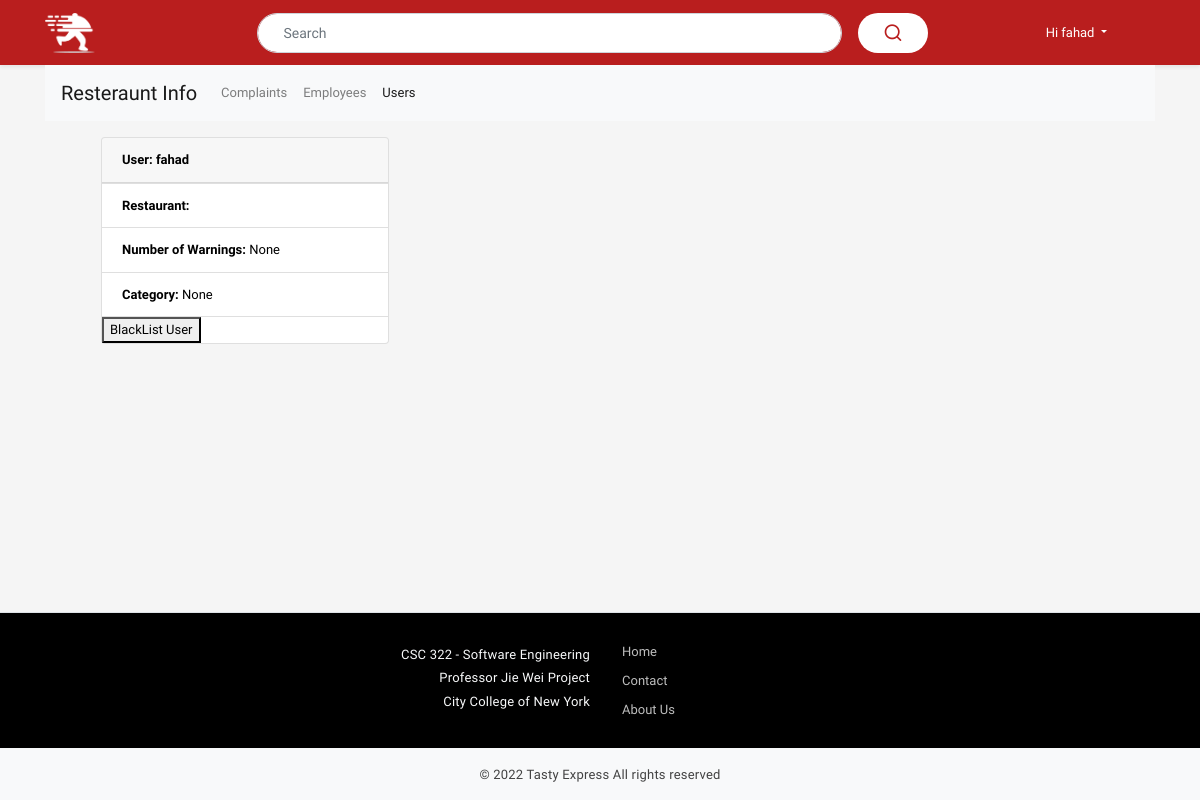
Page /manager_users.html (signed in) on the earlier database version.
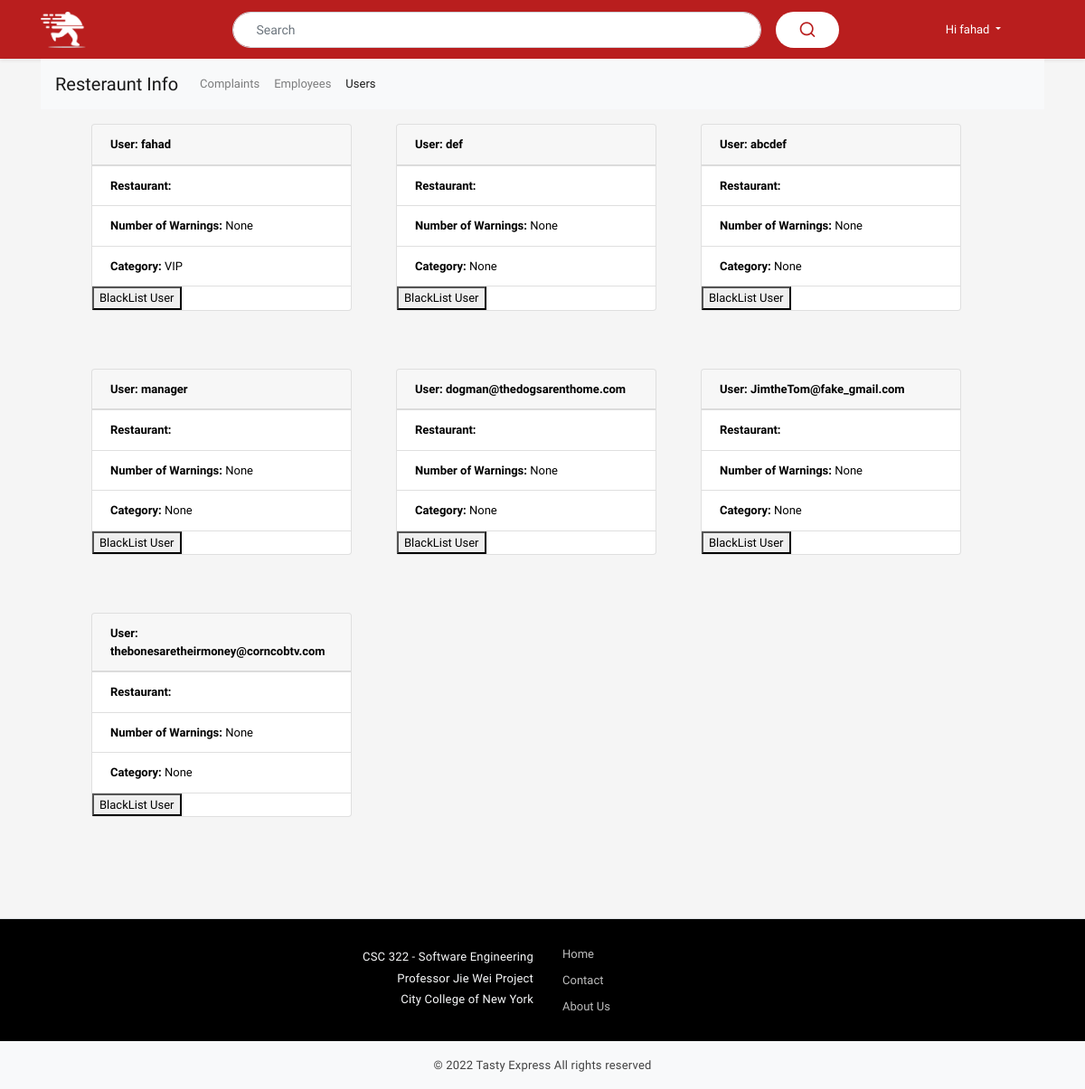
Same page on the later database version.
### server.py (models this page shows)
class user(UserMixin,db.Model):
    id = db.Column(db.Integer, primary_key=True)
    email = db.Column(db.String(120))
    name = db.Column(db.String(120))
    password = db.Column(db.String(80))
    address = db.Column(db.String(80))
    phone_number = db.Column(db.String(80))
    numWarnings = db.Column(db.Integer)
    category = db.Column(db.String(80))

### server.py (the view)
@app.route("/manager_users.html")
def manager_users_page():
    table = user.query.all()
    return render_template("manager_users.html", users = table)

### server.py (called while the page is built)
@login_manager.user_loader
def load_user(user_id):
    return user.query.get(int(user_id))

@app.context_processor
def base():
    return dict(account_type=session['account_type'],
                user_first_name=session['user_first_name'])

### templates/manager_users.html (shortened to what this page needs)
<!doctype html>
{% extends 'base.html' %}
{% block content %}
<div class="container">
  <div id="navbar">
  <nav class="navbar navbar-expand-lg navbar-light bg-light">
    <a class="navbar-brand" href="#">Resteraunt Info</a>
    <div class="collapse navbar-collapse" id="navbarNavDropdown">
      <ul class="navbar-nav">
        <li class="nav-item">
          <a class="nav-link" href="manager.html" id="nav-complaints"> Complaints </a>
        </li>
        <li class="nav-item">
          <a class="nav-link" href="manager_employees.html" id="nav-employees"> Employees </a>
        </li>
        <li class="nav-item active">
          <a class="nav-link" href="manager_users.html" id="nav-users" > Users <span class="sr-only">(current)</span></a>
        </li>
      </ul>
    </div>
  </nav>
</div>
</div>
 <div class="container">
     <div class="container mt-3">
       <div class="row">
         {% for user in users %}
           <div class="card-deck">
               <div class="card" style="width: 18rem;
                                        margin-left: 4rem;
                                        margin-bottom: 4rem;">
                 <div class="card-header">
                   <b>User: {{user['name']}}</b>
                 </div>
                 <ul class="list-group list-group-flush">
                   <li class="list-group-item"><b>Restaurant: </b>{{user['restaurant_name']}}</li>
                   <li class="list-group-item"><b>Number of Warnings: </b>{{user['numWarnings']}}</li>
                   <li class="list-group-item"><b>Category: </b>{{user['category']}}</li>
                   <a href="{{url_for('manager_black_list_user',data=user.email)}}">
                    <button type="button" name="button" >BlackList User</button></a>
                 </ul>
               </div>
           </div>
           {% endfor %}
       </div>
   </div>
 </div>
{% endblock %}

Differences in the rows shown:
changed user "fahad": category "None" → "VIP"
added user: name "def", numWarnings "None", category "None"
added user: name "abcdef", numWarnings "None", category "None"
added user: name "manager", numWarnings "None", category "None"
added user: name "dogman@thedogsarenthome.com", numWarnings "None", category "None"
added user: name "JimtheTom@fake_gmail.com", numWarnings "None", category "None"
added user: name "thebonesaretheirmoney@corncobtv.com", numWarnings "None", category "None"
